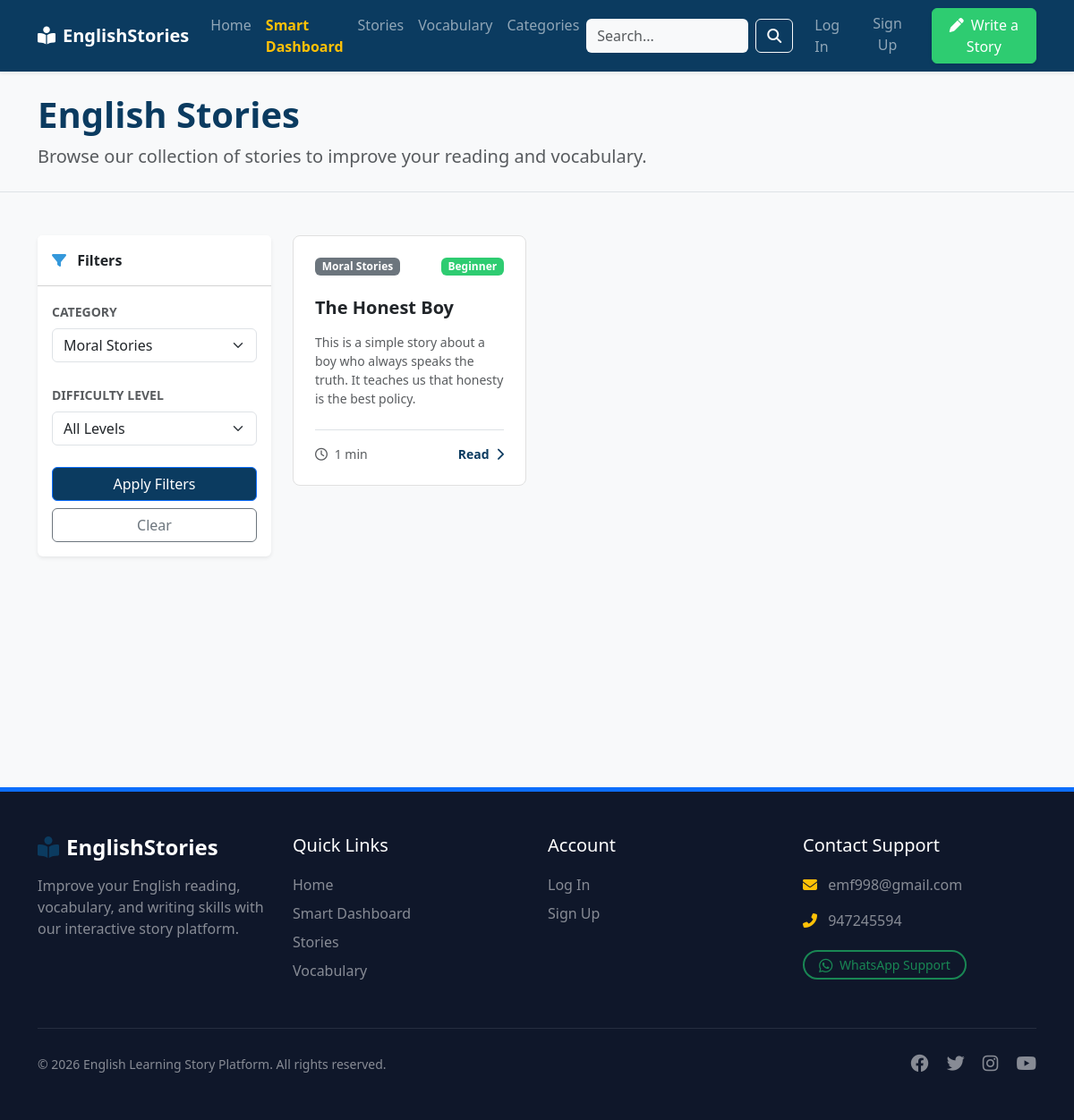
Screenshot of /english-learning/stories.php?category=1 with the database file from the repository.
### tables this page shows
CREATE TABLE `stories` (
  `id` int(11) NOT NULL AUTO_INCREMENT,
  `title` varchar(255) NOT NULL,
  `slug` varchar(255) NOT NULL,
  `short_description` text DEFAULT NULL,
  `content` longtext DEFAULT NULL,
  `category_id` int(11) DEFAULT NULL,
  `difficulty` enum('Beginner','Intermediate','Advanced') DEFAULT 'Beginner',
  `reading_time` int(11) DEFAULT 5,
  `featured_image` varchar(255) DEFAULT NULL,
  `status` enum('Draft','Published') DEFAULT 'Draft',
  `seo_title` varchar(255) DEFAULT NULL,
  `seo_description` text DEFAULT NULL,
  `created_at` timestamp NOT NULL DEFAULT current_timestamp(),
  `updated_at` timestamp NOT NULL DEFAULT current_timestamp() ON UPDATE current_timestamp(),
  PRIMARY KEY (`id`),
  UNIQUE KEY `slug` (`slug`),
  KEY `category_id` (`category_id`),
  CONSTRAINT `stories_ibfk_1` FOREIGN KEY (`category_id`) REFERENCES `categories` (`id`) ON DELETE SET NULL
);

CREATE TABLE `categories` (
  `id` int(11) NOT NULL AUTO_INCREMENT,
  `name` varchar(100) NOT NULL,
  `slug` varchar(100) NOT NULL,
  `created_at` timestamp NOT NULL DEFAULT current_timestamp(),
  PRIMARY KEY (`id`),
  UNIQUE KEY `slug` (`slug`)
);

### english-learning/includes/functions.php (called while the page is built, shortened)
<?php
function escape($string) {
    return htmlspecialchars($string, ENT_QUOTES, 'UTF-8');
}
?>

### english-learning/stories.php (the view, shortened to what this page needs)
<?php
require_once 'config/database.php';
$category_filter = isset($_GET['category']) ? (int)$_GET['category'] : null;
$page = isset($_GET['page']) ? (int)$_GET['page'] : 1;
$per_page = 9;
$offset = ($page - 1) * $per_page;
$where = ["s.status = 'Published'"];
$params = [];
if ($category_filter) {
    $where[] = "s.category_id = ?";
    $params[] = $category_filter;
}
$where_clause = implode(' AND ', $where);
$sql = "
    SELECT s.*, c.name as category_name
    FROM stories s
    LEFT JOIN categories c ON s.category_id = c.id
    WHERE $where_clause
    ORDER BY s.created_at DESC
    LIMIT $per_page OFFSET $offset
";
$stmt = $pdo->prepare($sql);
$stmt->execute($params);
$stories = $stmt->fetchAll();
$categories = $pdo->query("SELECT * FROM categories ORDER BY name ASC")->fetchAll();
include 'includes/header.php';
?>
<div class="bg-light py-4 mb-5 border-bottom">
    <div class="container">
        <h1 class="fw-bold text-primary-custom mb-2">English Stories</h1>
        <p class="text-muted lead mb-0">Browse our collection of stories to improve your reading and vocabulary.</p>
    </div>
</div>
<div class="container">
    <div class="row">
        <div class="col-lg-3 mb-4">
            <div class="card shadow-sm border-0 sticky-top" style="top: 20px; z-index: 10;">
                <div class="card-header bg-white fw-bold py-3">
                    <i class="fas fa-filter me-2 text-accent"></i> Filters
                </div>
                <div class="card-body">
                    <form action="stories.php" method="GET">
                        <div class="mb-4">
                            <label class="form-label fw-bold text-muted small text-uppercase">Category</label>
                            <select name="category" class="form-select">
                                <?php foreach($categories as $cat): ?>
                                    <option value="<?= $cat['id'] ?>" <?= $category_filter == $cat['id'] ? 'selected' : '' ?>><?= escape($cat['name']) ?></option>
                                <?php endforeach; ?>
                            </select>
                        </div>
                        <div class="mb-4">
                            <label class="form-label fw-bold text-muted small text-uppercase">Difficulty Level</label>
                            <select name="difficulty" class="form-select">
                                <option value="">All Levels</option>
                            </select>
                        </div>
                        <div class="d-grid gap-2">
                            <button type="submit" class="btn btn-primary bg-primary-custom">Apply Filters</button>
                            <a href="stories.php" class="btn btn-outline-secondary">Clear</a>
                        </div>
                    </form>
                </div>
            </div>
        </div>
        <div class="col-lg-9">
            <?php if(count($stories) > 0): ?>
                <div class="row g-4 mb-4">
                    <?php foreach($stories as $story): ?>
                    <div class="col-md-6 col-lg-4">
                        <div class="card story-card rounded-3 overflow-hidden">
                            <div class="card-body p-4 d-flex flex-column">
                                <div class="mb-2 d-flex justify-content-between align-items-center">
                                    <span class="badge bg-secondary"><?= escape($story['category_name'] ?: 'Uncategorized') ?></span>
                                    <?php if($story['difficulty'] == 'Beginner'): ?>
                                        <span class="badge badge-beginner">Beginner</span>
                                    <?php elseif($story['difficulty'] == 'Intermediate'): ?>
                                        <span class="badge badge-intermediate">Intermediate</span>
                                    <?php else: ?>
                                        <span class="badge badge-advanced">Advanced</span>
                                    <?php endif; ?>
                                </div>
                                <h5 class="card-title fw-bold mt-3 mb-3">
                                    <a href="story.php?id=<?= $story['id'] ?>" class="text-dark stretched-link"><?= escape($story['title']) ?></a>
                                </h5>
                                <p class="card-text text-muted mb-4 small"><?= escape($story['short_description']) ?></p>
                                <div class="mt-auto pt-3 border-top d-flex justify-content-between align-items-center">
                                    <small class="text-muted"><i class="far fa-clock me-1"></i> <?= $story['reading_time'] ?> min</small>
                                    <span class="text-primary-custom fw-bold small">Read <i class="fas fa-chevron-right ms-1"></i></span>
                                </div>
                            </div>
                        </div>
                    </div>
                    <?php endforeach; ?>
                </div>
            <?php endif; ?>
        </div>
    </div>
</div>
<?php include 'includes/footer.php'; ?>

### english-learning/assets/css/style.css (style rules this page uses)
:root { --primary-color: #0b3b60; --accent-color: #3498db; --success-color: #2ecc71; --bg-color: #f8f9fa; --text-color: #333333; --border-color: #e0e0e0; }
body { background-color: var(--bg-color); color: var(--text-color); font-family: 'Segoe UI', Tahoma, Geneva, Verdana, sans-serif; display: flex; flex-direction: column; }
.bg-primary-custom { background-color: var(--primary-color) !important; }
.text-primary-custom { color: var(--primary-color) !important; }
.text-accent { color: var(--accent-color) !important; }
.story-card { transition: transform 0.2s, box-shadow 0.2s; border: 1px solid var(--border-color); height: 100%; }
.story-card .card-title a { color: var(--primary-color); text-decoration: none; }
.badge-beginner { background-color: #2ecc71; color: white; }

### rows the page displays
stories: category.name "Moral Stories", difficulty "Beginner", title "The Honest Boy", short_description "This is a simple story about a boy who always speaks the truth. It teaches us that honesty is the best policy.", reading_time "1"

### other values shown
$c_email "emf998@gmail.com"
$c_phone "947245594"
form field category "Moral Stories"
